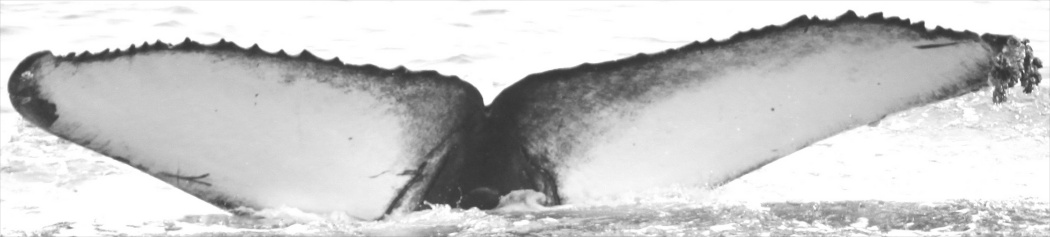
#> input picture image_preprocessing/whale_0.jpg, 1050 x 237 px, given in place of whale_2.jpg, which was not available
$ jupyter execute --allow-errors images_preprocessing.ipynb   (text cells are left out)
#> lines starting #> are read from the running program, lines starting #| are printed output that depends on the picture; pictures that were not available may be replaced by others from this repository, and a replacement may not be noted
[cell 1]
import cv2
import pandas

[cell 2]
def load_image(image):
#> called with image = 'whale_2.jpg'
    img = cv2.imread(image)
#> img is the input picture: shape (237, 1050, 3); min 48, max 255, mean 202.6
    return img

def resize_image(image, n):
    '''Makes image n pixels wide, preserving the same ratio'''
#> called with n = 100
    r = n / image.shape[1]
#> r = 0.0952
    dim = (n, int(image.shape[0] * r))
#> dim = (100, 22)
    # perform the actual resizing of the image and show it
    resized = cv2.resize(image, dim, interpolation = cv2.INTER_AREA)
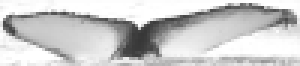
#> resized: shape (22, 100, 3) (shown 3 times larger); min 55, max 255, mean 202.6
    return resized

def convert_to_grey(image):
    grey = cv2.cvtColor(image, cv2.COLOR_BGR2GRAY)
    return grey

def change_image_ratio(image, w, h):
    image = cv2.resize(image, (w, h))
    return image

def process_file(file_name):
    img = load_image(file_name)

    # to greyscale
    grey = convert_to_grey(img)
    shape =  grey.shape

    # calculating ratio
    height, width = shape[0], shape[1]
    ratio = width/height

    # compressing horizontally
    img = change_image_ratio(grey, int(width/ratio), int(height))

    # resizing
    return resize_image(img, 384)

[cell 3]
image = load_image('whale_2.jpg')
resize_image(image, 100)
change_image_ratio(image, 2, 3)
convert_to_grey(image)
change_image_ratio(image, 640, 640);
#> call 2 of change_image_ratio, with w = 640, h = 640
#> in change_image_ratio (call 2), `image = cv2.resize(image, (w, h))`:
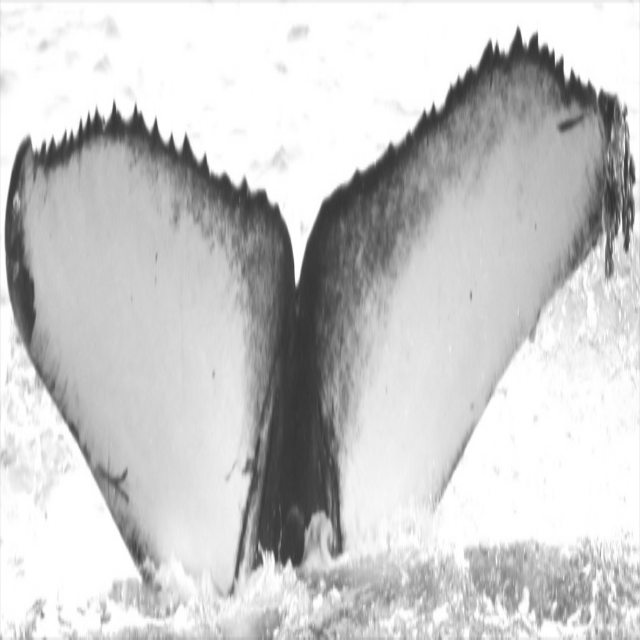
#> image: shape (640, 640, 3); min 51, max 255, mean 202.5

[cell 4]
# loading image
img = load_image('whale_0.jpg')

# changing color to grey
grey = convert_to_grey(img)
shape =  grey.shape
#> shape = (237, 1050)

# calculating ratio
height, width = shape[0], shape[1]
#> height = 237; width = 1050
ratio = width/height
#> ratio = 4.43
print('height:', height)
#| height: 237
print('width:', width)
#| width: 1050

# compressing horizontally
w = int(width/ratio)
#> w = 237
h = int(height)
#> h = 237
img = change_image_ratio(image, w, h)
#> call 3 of change_image_ratio, with w = 237, h = 237
#> in change_image_ratio (call 3), `image = cv2.resize(image, (w, h))`:
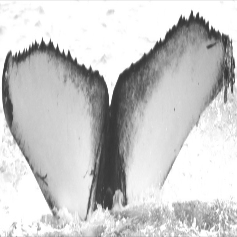
#> image: shape (237, 237, 3); min 51, max 255, mean 202.6

# resizing
resize_image(img, 384);

[cell 5]
# loading image
img = load_image('whale_0.jpg')

# changing color to grey
grey = convert_to_grey(img)
shape =  grey.shape

# calculating ratio
height, width = grey.shape[0], grey.shape[1]
ratio = width/height

# compressing horizontally
new_width = int(width/ratio)
#> new_width = 237
img = change_image_ratio(image, new_width, height)

# resizing
resize_image(img, 384);

[cell 6]
import numpy as np

df = pandas.read_csv('train.csv')
#> (reads data/train.csv from the repository)
